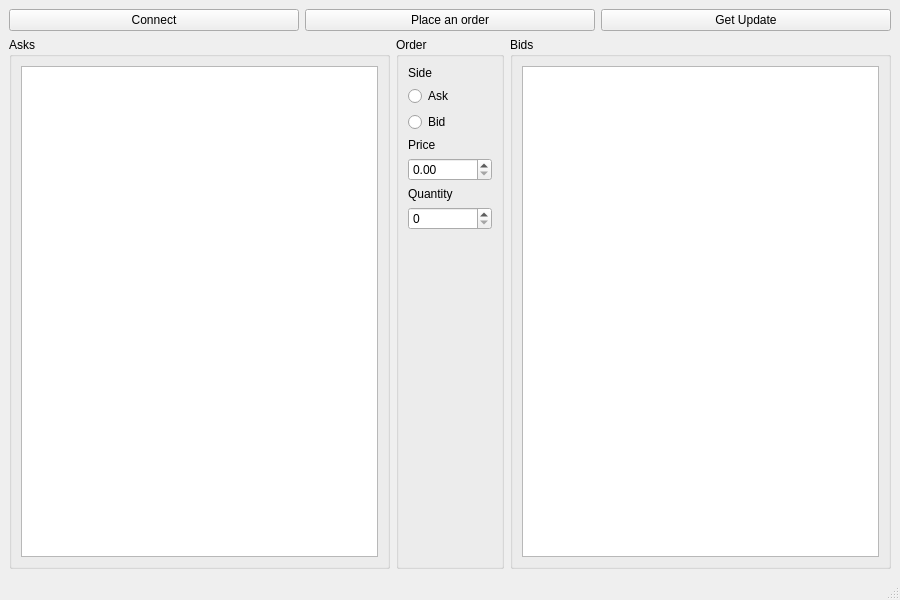
<?xml version="1.0" encoding="UTF-8"?>
<ui version="4.0">
 <class>MainWindow</class>
 <widget class="QMainWindow" name="MainWindow">
  <property name="geometry">
   <rect><x>0</x><y>0</y><width>900</width><height>600</height></rect>
  </property>
  <property name="windowTitle"><string>Stakan Console</string></property>
  <widget class="QWidget" name="centralwidget">
   <layout class="QVBoxLayout" name="mainLayout">
    <item>
     <layout class="QHBoxLayout" name="buttonsLayout">
      <item><widget class="QPushButton" name="connectButton"><property name="text"><string>Connect</string></property></widget></item>
      <item><widget class="QPushButton" name="placeOrderButton"><property name="text"><string>Place an order</string></property></widget></item>
      <item><widget class="QPushButton" name="getUpdateButton"><property name="text"><string>Get Update</string></property></widget></item>
     </layout>
    </item>
    <item>
     <layout class="QHBoxLayout" name="mainAreaLayout">
      <item>
       <widget class="QGroupBox" name="asksGroup">
        <property name="title"><string>Asks</string></property>
        <layout class="QVBoxLayout">
         <item><widget class="QTableView" name="asksView"/></item>
        </layout>
       </widget>
      </item>
      <item>
       <widget class="QGroupBox" name="orderGroup">
        <property name="title"><string>Order</string></property>
        <layout class="QVBoxLayout">
         <item><widget class="QLabel" name="sideLabel"><property name="text"><string>Side</string></property></widget></item>
         <item><widget class="QRadioButton" name="askRadio"><property name="text"><string>Ask</string></property></widget></item>
         <item><widget class="QRadioButton" name="bidRadio"><property name="text"><string>Bid</string></property></widget></item>
         <item><widget class="QLabel" name="priceLabel"><property name="text"><string>Price</string></property></widget></item>
         <item><widget class="QDoubleSpinBox" name="priceSpinBox"><property name="maximum"><double>999999.000000</double></property></widget></item>
         <item><widget class="QLabel" name="quantityLabel"><property name="text"><string>Quantity</string></property></widget></item>
         <item><widget class="QSpinBox" name="quantitySpinBox"><property name="maximum"><number>999999</number></property></widget></item>
         <item>
          <spacer name="verticalSpacer">
           <property name="orientation"><enum>Qt::Vertical</enum></property>
           <property name="sizeHint" stdset="0"><size><width>20</width><height>40</height></size></property>
          </spacer>
         </item>
        </layout>
       </widget>
      </item>
      <item>
       <widget class="QGroupBox" name="bidsGroup">
        <property name="title"><string>Bids</string></property>
        <layout class="QVBoxLayout">
         <item><widget class="QTableView" name="bidsView"/></item>
        </layout>
       </widget>
      </item>
     </layout>
    </item>
   </layout>
  </widget>
  <widget class="QMenuBar" name="menubar"/>
  <widget class="QStatusBar" name="statusbar"/>
 </widget>
</ui>
